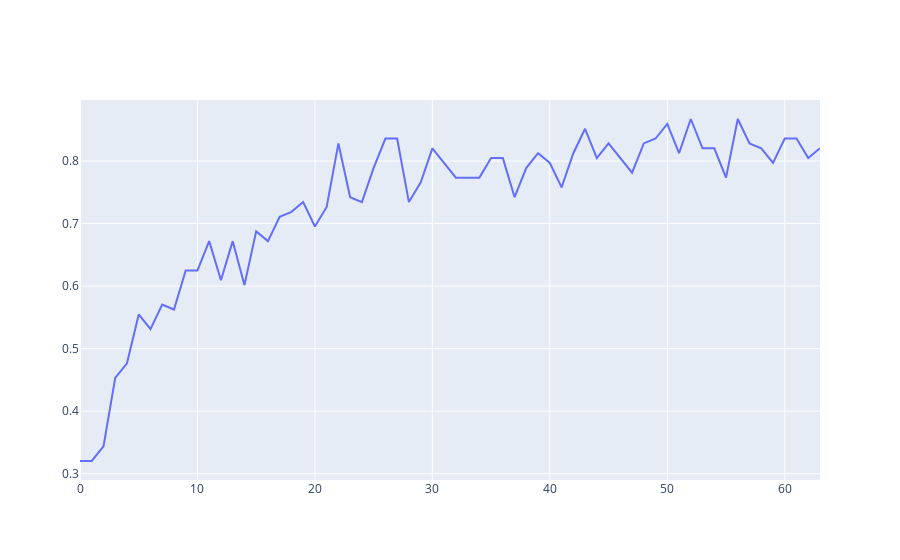

Notebook cell for this chart:
### Markdown cell above
One may want to know how many elements of a sequence a model needs to see in order to learn the underlying pattern.
To check this write a function that given a model and a data set loader calculates for each position in the range
$[0,\text{SEQ_LEN}]$
average model accuracy. Assume that we take the most probable answer.

### Code cell
x, y = tuple(map(lambda x: x.permute(1, 0), next(iter(TEST_LOADER))))

preds = take_most_probable(model.forward(x.to(DEVICE), model.get_empty_cache(x.shape[1]))[0])
#preds.shape
#y.shape

acc = (preds.to(DEVICE) == y.detach().to(DEVICE)).type(torch.float32)
seq_len_acc = acc.mean(dim=1).detach().cpu().numpy()

fig = go.Figure(data=go.Scatter(x=np.arange(SEQ_LEN), y=seq_len_acc))
fig.show()

### Figure 1 — Plotly figure (JSON) as saved in the notebook; plotly's stock layout.template omitted (floating-point values rounded to 4 significant figures)
{"data": [{"type": "scatter", "x": [0, 1, 2, 3, 4, 5, 6, 7, 8, 9, 10, 11, 12, 13, 14, 15, 16, 17, 18, 19, 20, 21, 22, 23, 24, 25, 26, 27, 28, 29, 30, 31, 32, 33, 34, 35, 36, 37, 38, 39, 40, 41, 42, 43, 44, 45, 46, 47, 48, 49, 50, 51, 52, 53, 54, 55, 56, 57, 58, 59, 60, 61, 62, 63], "y": [0.3203, 0.3203, 0.3438, 0.4531, 0.4766, 0.5547, 0.5312, 0.5703, 0.5625, 0.625, 0.625, 0.6719, 0.6094, 0.6719, 0.6016, 0.6875, 0.6719, 0.7109, 0.7188, 0.7344, 0.6953, 0.7266, 0.8281, 0.7422, 0.7344, 0.7891, 0.8359, 0.8359, 0.7344, 0.7656, 0.8203, 0.7969, 0.7734, 0.7734, 0.7734, 0.8047, 0.8047, 0.7422, 0.7891, 0.8125, 0.7969, 0.7578, 0.8125, 0.8516, 0.8047, 0.8281, 0.8047, 0.7812, 0.8281, 0.8359, 0.8594, 0.8125, 0.8672, 0.8203, 0.8203, 0.7734, 0.8672, 0.8281, 0.8203, 0.7969, 0.8359, 0.8359, 0.8047, 0.8203]}], "layout": {}}
